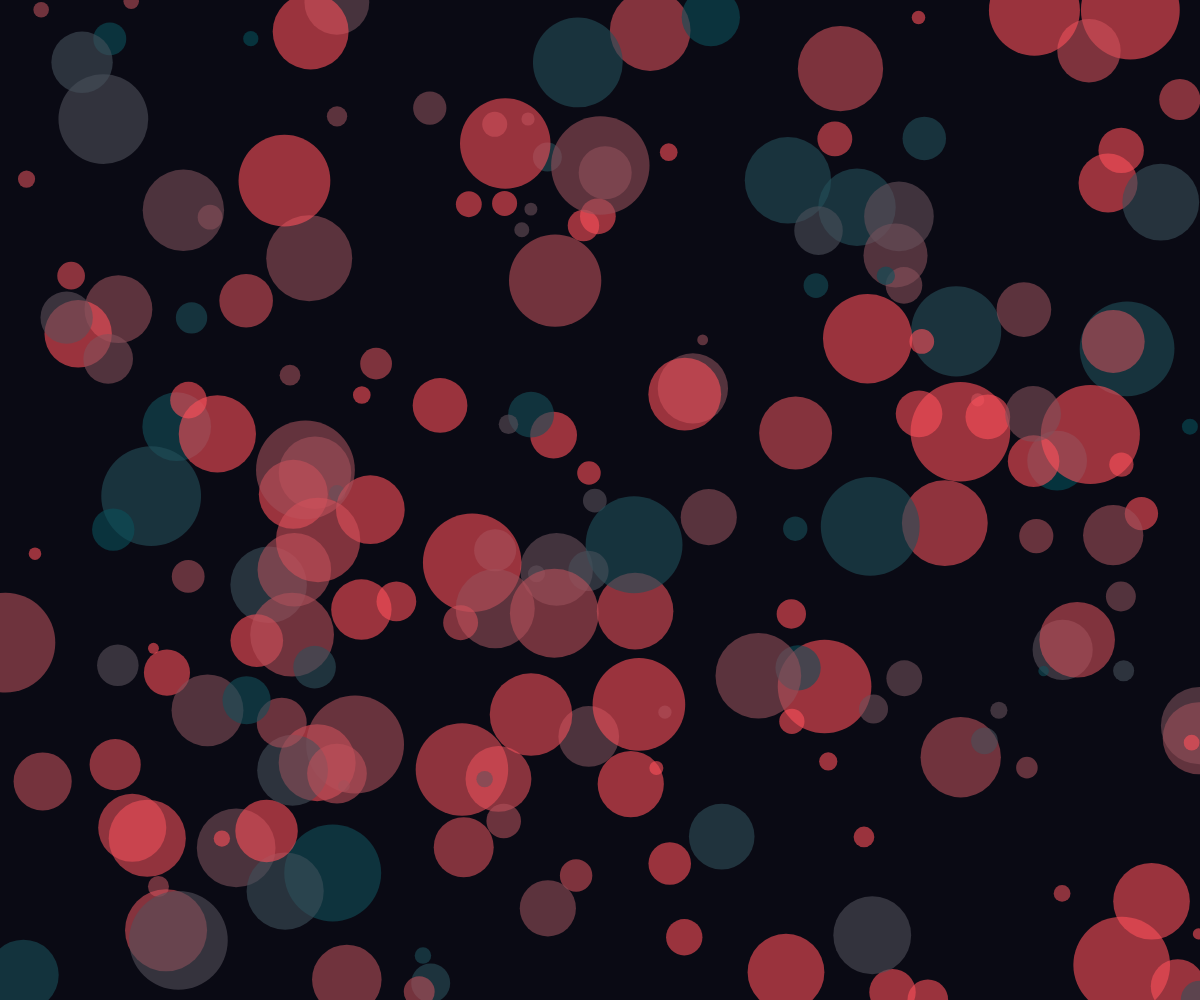
Frame 1 (no input)
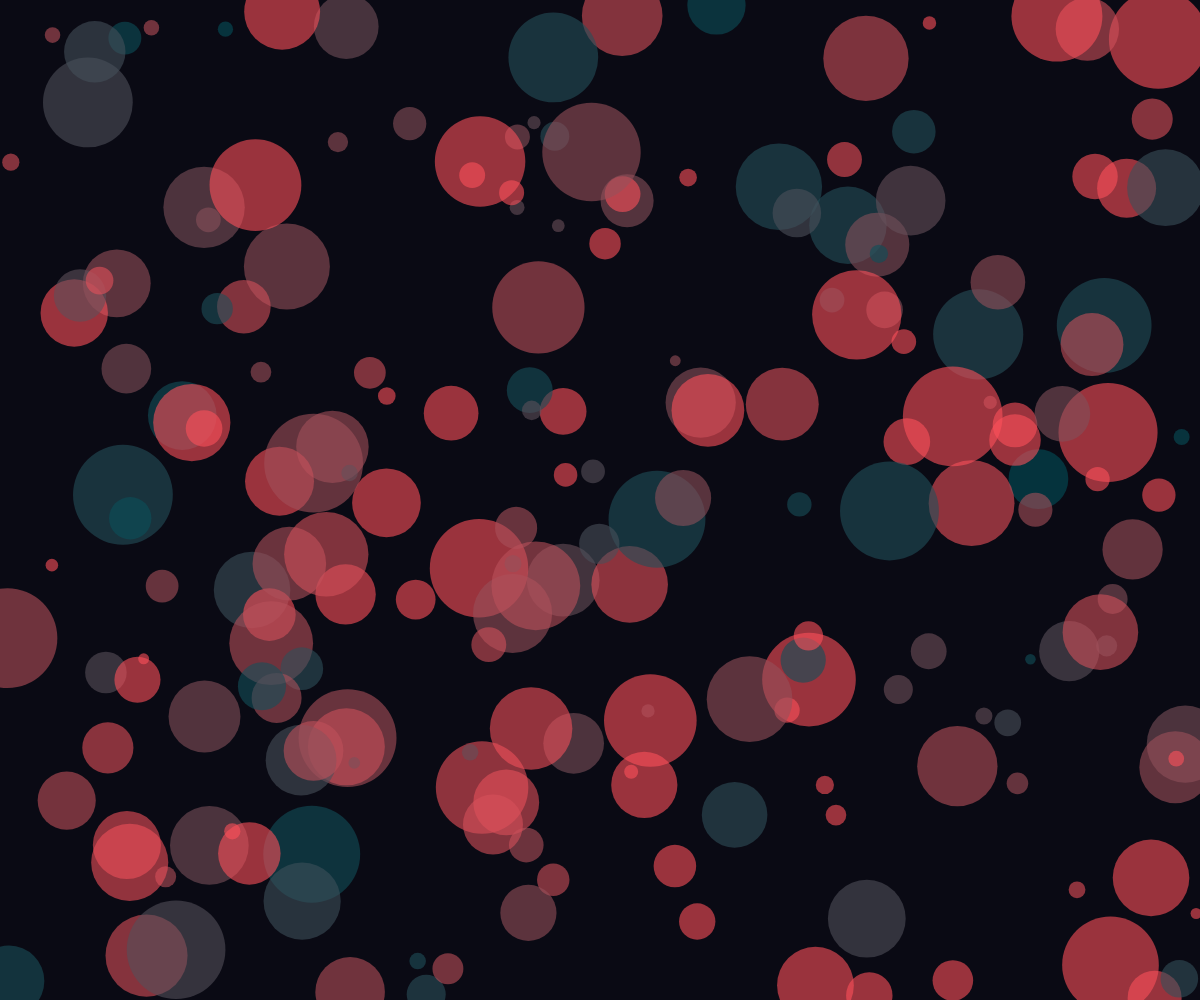
Frame 60 (no input)
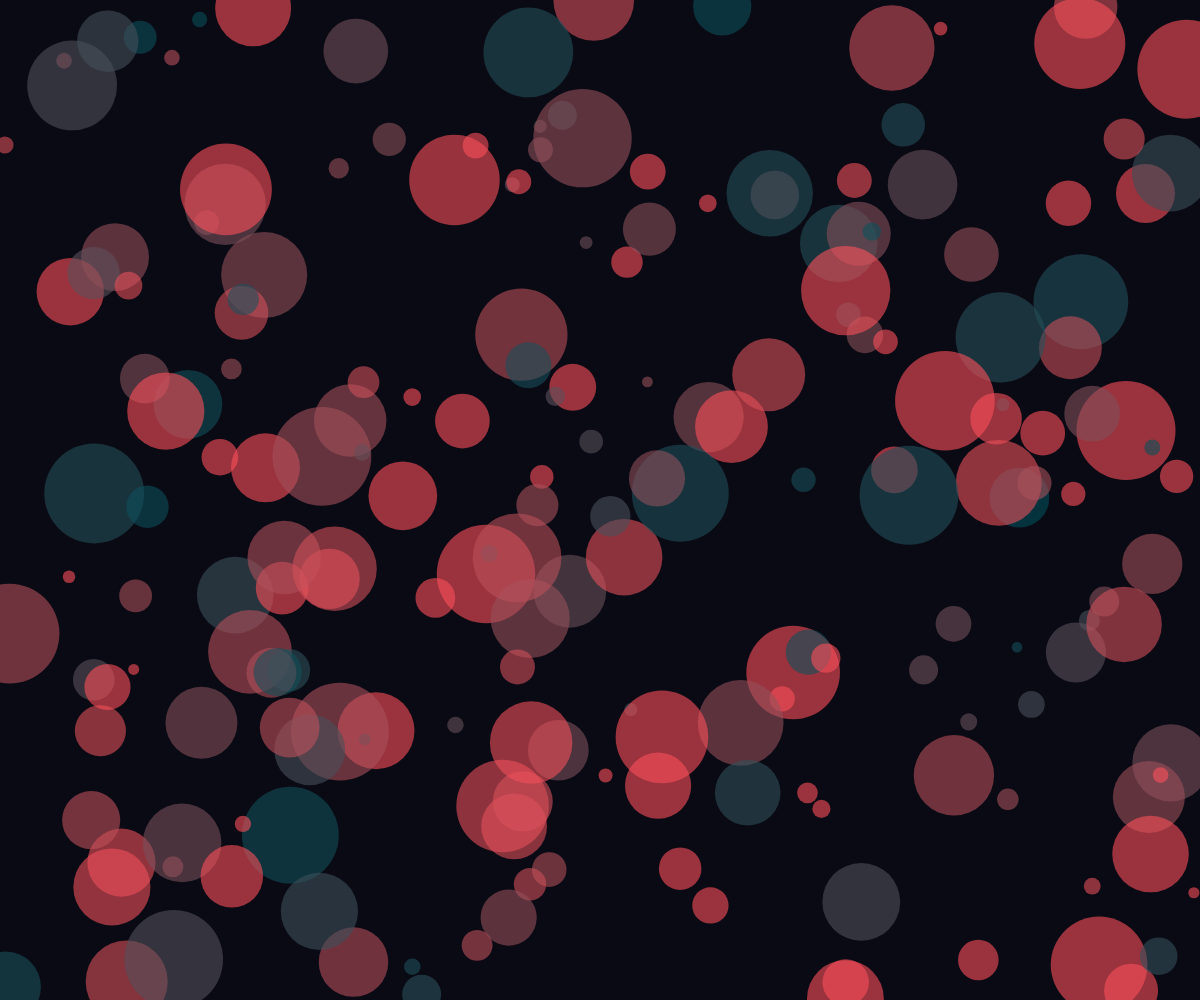
Frame 120 (the mouse pressed at the canvas centre since frame 60)

The p5.js sketch that drew these frames (run headless with seeded random() and noise() and a simulated clock; from frame 60 on, the mouse is pressed at the canvas centre):

// p5.js sketch
// ── sketch.js
let shapes = [];
let colorOffset = 0;

function setup() {
  createCanvas(windowWidth, windowHeight);
  noStroke();
  for (let i = 0; i < 200; i++) {
    shapes.push({
      x: random(width),
      y: random(height),
      size: random(10, 100),
      speedX: random(-0.5, 0.5),
      speedY: random(-0.5, 0.5),
      color: color(random(100, 255), random(100, 255), random(100, 255))
    });
  }
}

function draw() {
  background(10, 10, 20);
  colorOffset += 0.001;

  for (let shape of shapes) {
    // Update position
    shape.x += shape.speedX;
    shape.y += shape.speedY;

    // Bounce off edges
    if (shape.x < 0 || shape.x > width) shape.speedX *= -1;
    if (shape.y < 0 || shape.y > height) shape.speedY *= -1;

    // Apply subtle color shift
    let shiftedHue = (hue(shape.color) + sin(colorOffset + shape.size * 0.01) * 2) % 360;
    fill(shiftedHue, 80, 90, 150);

    // Draw the shape
    ellipse(shape.x, shape.y, shape.size);
  }
}

function windowResized() {
  resizeCanvas(windowWidth, windowHeight);
}

function mouseDragged() {
  for (let shape of shapes) {
    let dx = shape.x - mouseX;
    let dy = shape.y - mouseY;
    let distance = sqrt(dx * dx + dy * dy);

    if (distance < 100) {
      shape.speedX += (dx / distance) * 0.05;
      shape.speedY += (dy / distance) * 0.05;
    }
  }
}
